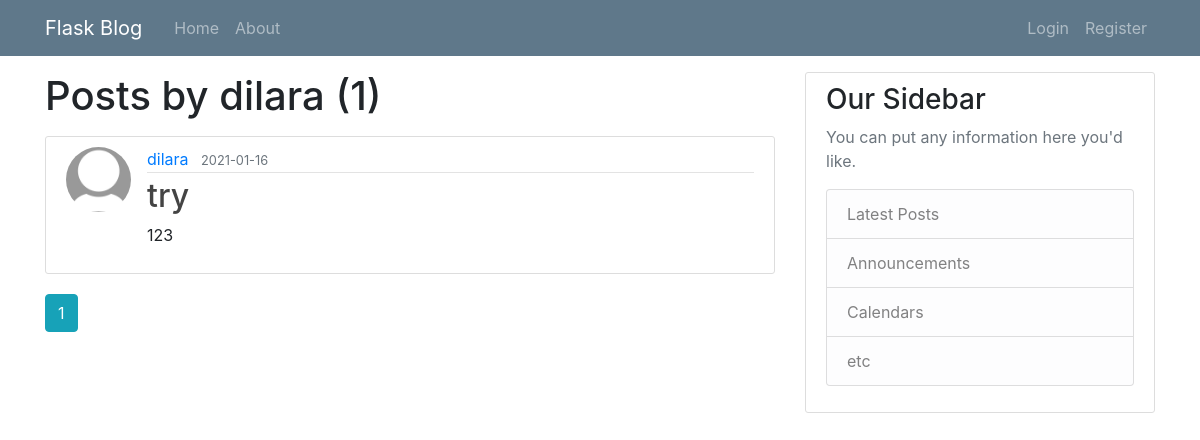
Before: /user/dilara with the older database file.
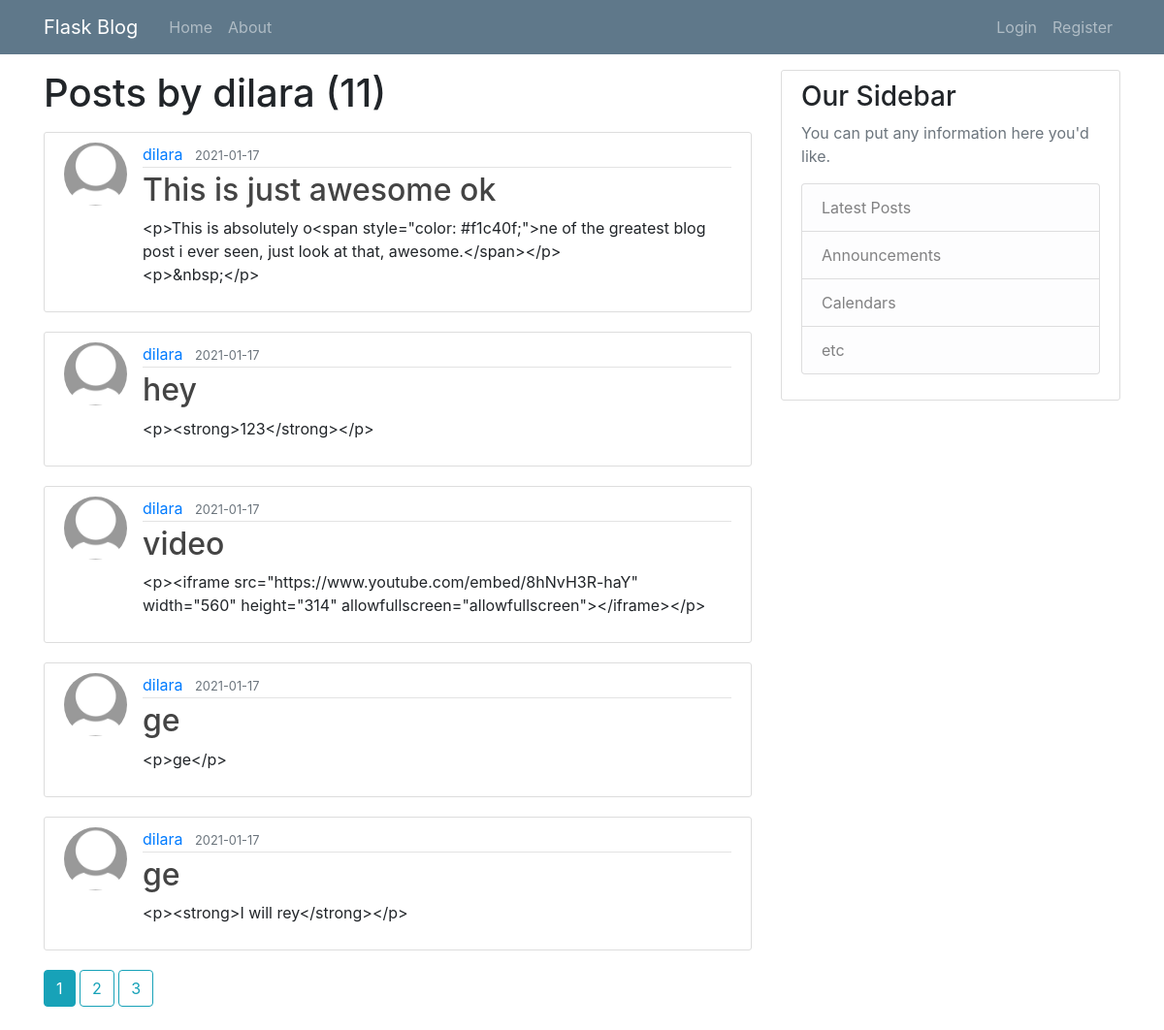
After: the same page with the newer database file.
### Blog/models.py (models this page shows, shortened)
class User(db.Model, UserMixin):
    id = db.Column(db.Integer, primary_key=True)
    username = db.Column(db.String(20), unique=True, nullable=False)
    email = db.Column(db.String(120), unique=True, nullable=False)
    image_file = db.Column(db.String(20), nullable=False, default='default.jpg')
    password = db.Column(db.String(60), nullable=False)
    posts = db.relationship('Post', backref='author', lazy=True)
    comments = db.relationship('Comment', backref="author",lazy=True)

class Post(db.Model):
    id = db.Column(db.Integer, primary_key=True)
    title = db.Column(db.String(100), nullable=False)
    date_posted = db.Column(db.DateTime, nullable=False, default=datetime.utcnow)
    content = db.Column(db.Text, nullable=False)
    user_id = db.Column(db.Integer, db.ForeignKey('user.id'), nullable=False)
    comments = db.relationship('Comment', backref='entry', lazy=True)

### Blog/routes.py (the view)
@app.route("/user/<string:username>")
def user_posts(username):
    page = request.args.get('page', 1, type=int)
    user = User.query.filter_by(username=username).first_or_404()
    posts = Post.query.filter_by(author=user).order_by(Post.date_posted.desc()).paginate(page=page, per_page=5)
    return render_template('user_posts.html', posts=posts, user=user)

### Blog/templates/user_posts.html (shortened to what this page needs)
{% extends "base.html" %}
{% block content %}
    <h1 class="mb-3">Posts by {{ user.username }} ({{ posts.total }})</h1>
    {% for post in posts.items %}
    <article class="media content-section">
      <img class="rounded-circle article-img" src="{{url_for('static', filename='images/' + post.author.image_file) }}" alt="">
      <div class="media-body">
        <div class="article-metadata">
          <a class="mr-2" href="{{url_for('user_posts', username=post.author.username)}}">{{ post.author.username }}</a>
          <small class="text-muted">{{ post.date_posted.strftime('%Y-%m-%d') }}</small>
        </div>
        <h2><a class="article-title" href="{{url_for('post', post_id=post.id)}}">{{ post.title }}</a></h2>
        <p class="article-content">{{ post.content }}</p>
      </div>
    </article>
    {% endfor %}
    {% for page_num in posts.iter_pages(left_edge=1, right_edge=1, left_current=1, right_current=2) %}
      {% if page_num %}
        {% if posts.page == page_num %}
            <a class="btn btn-info mb-4" href="{{ url_for('user_posts', username=user.username, page=page_num) }}">{{ page_num }}</a>
        {% else %}
            <a class="btn btn-outline-info mb-4" href="{{ url_for('user_posts', username=user.username, page=page_num) }}">{{ page_num }}</a>
        {% endif %}
      {% else %}
        ...
      {% endif %}
    {% endfor %}
{% endblock content %}

### Blog/templates/base.html (shortened to what this page needs)
<!DOCTYPE html>
<html lang="en" dir="ltr">
  <head>
   <link rel="stylesheet" tyle="text/css" href={{url_for('static',filename='main.css')}}>
   <link rel="stylesheet" href="https://maxcdn.bootstrapcdn.com/bootstrap/4.0.0/css/bootstrap.min.css">
  </head>
  <body>
      <header class="site-header">
        <nav class="navbar navbar-expand-md navbar-dark bg-steel fixed-top">
          <div class="container">
            <a class="navbar-brand mr-4" href="/">Flask Blog</a>
            <div class="collapse navbar-collapse" id="navbarToggle">
              <div class="navbar-nav mr-auto">
                <a class="nav-item nav-link" href="{{ url_for('home') }}">Home</a>
                <a class="nav-item nav-link" href="{{ url_for('about') }}">About</a>
              </div>
              <div class="navbar-nav">
                {% if current_user.is_authenticated %}
                  <a class="nav-item nav-link" href="{{ url_for('new_post') }}">New Post</a>
                  <a class="nav-item nav-link" href="{{ url_for('account') }}">Account</a>
                  <a class="nav-item nav-link" href="{{ url_for('logout') }}">Logout</a>
                {% else %}
                  <a class="nav-item nav-link" href="{{ url_for('login') }}">Login</a>
                  <a class="nav-item nav-link" href="{{ url_for('register') }}">Register</a>
                {% endif %}
              </div>
            </div>
          </div>
        </nav>
      </header>
      <main role="main" class="container">
        <div class="row">
          <div class="col-md-8">
            <br>
            <br>
            <br>
            {% block content %}{% endblock %}
          </div>
          <div class="col-md-4">
            <br>
            <br>
            <br>
            <div class="content-section">
              <h3>Our Sidebar</h3>
              <p class='text-muted'>You can put any information here you'd like.
                <ul class="list-group">
                  <li class="list-group-item list-group-item-light">Latest Posts</li>
                  <li class="list-group-item list-group-item-light">Announcements</li>
                  <li class="list-group-item list-group-item-light">Calendars</li>
                  <li class="list-group-item list-group-item-light">etc</li>
                </ul>
              </p>
            </div>
          </div>
        </div>
      </main>
  </body>
  </body>
</html>

### Blog/static/main.css (style rules this page uses)
body { background: #fafafa; color: #333333; margin-top: 5rem; }
h1, h2, h3, h4, h5, h6 { color: #444444; }
.bg-steel { background-color: #5f788a; }
.site-header .navbar-nav .nav-link { color: #cbd5db; }
.content-section { background: #ffffff; padding: 10px 20px; border: 1px solid #dddddd; border-radius: 3px; margin-bottom: 20px; }
.article-title { color: #444444; }
.article-content { white-space: pre-line; }
.article-img { height: 65px; width: 65px; margin-right: 16px; }
.article-metadata { padding-bottom: 1px; margin-bottom: 4px; border-bottom: 1px solid #e3e3e3 }

Changed rows visible on the page:
no longer on this page (row unchanged): Post: image_file (placeholder picture), author.username "dilara", date_posted "2021-01-16", title "try", content "123"
added Post: image_file (placeholder picture), author.username "dilara", date_posted "2021-01-17", title "This is just awesome ok", content "<p>This is absolutely o<span style=\"color: #f1c40f;\">ne of the greatest blog post i ever seen, just look at that, awesome.</span></p> <p>&nbsp;</p>"
added Post: image_file (placeholder picture), author.username "dilara", date_posted "2021-01-17", title "hey", content "<p><strong>123</strong></p>"
added Post: image_file (placeholder picture), author.username "dilara", date_posted "2021-01-17", title "video", content "<p><iframe src=\"https://www.youtube.com/embed/8hNvH3R-haY\" width=\"560\" height=\"314\" allowfullscreen=\"allowfullscreen\"></iframe></p>"
added Post: image_file (placeholder picture), author.username "dilara", date_posted "2021-01-17", title "ge", content "<p>ge</p>"
added Post: image_file (placeholder picture), author.username "dilara", date_posted "2021-01-17", title "ge", content "<p><strong>I will rey</strong></p>"
Other visible differences:
{{ posts.total }}: "1" → "11"
new list line: "2"
new list line: "3"
